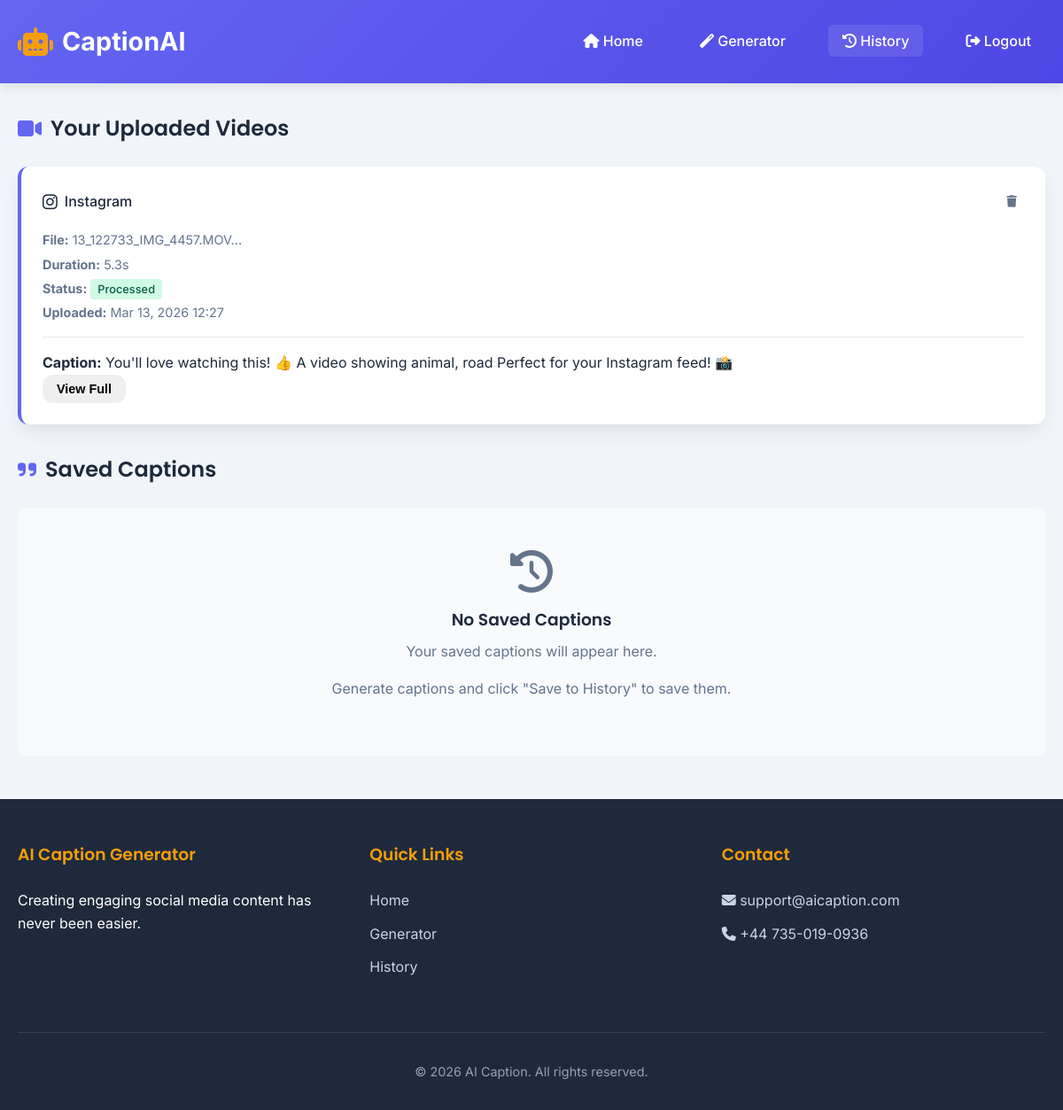
Page /history/ (signed in) on the committed database.
### captionapp/models.py (models this page shows, shortened)
class VideoUpload(models.Model):
    PLATFORM_CHOICES = [
        ('instagram', 'Instagram'),
        ('facebook', 'Facebook'),
        ('twitter', 'Twitter'),
        ('linkedin', 'LinkedIn'),
        ('tiktok', 'TikTok'),
        ('youtube', 'YouTube Shorts'),
    ]
    TONE_CHOICES = [
        ('friendly', 'Friendly'),
        ('professional', 'Professional'),
        ('funny', 'Funny'),
        ('inspirational', 'Inspirational'),
        ('casual', 'Casual'),
        ('educational', 'Educational'),
        ('dramatic', 'Dramatic'),
    ]
    STATUS_CHOICES = [
        ('uploaded', 'Uploaded'),
        ('processing', 'Processing'),
        ('processed', 'Processed'),
        ('failed', 'Failed'),
    ]
    user = models.ForeignKey(User, on_delete=models.CASCADE, related_name='videos')
    video_file = models.FileField(upload_to=user_video_path)
    platform = models.CharField(max_length=20, choices=PLATFORM_CHOICES, default='instagram')
    tone = models.CharField(max_length=20, choices=TONE_CHOICES, default='friendly')
    keywords = models.CharField(max_length=500, blank=True)
    detected_objects = models.JSONField(default=list, blank=True, null=True)
    audio_transcript = models.TextField(blank=True)
    video_description = models.TextField(blank=True)
    generated_caption = models.TextField(blank=True)
    suggested_hashtags = models.JSONField(default=list, blank=True, null=True)
    status = models.CharField(max_length=20, choices=STATUS_CHOICES, default='uploaded')
    processing_started = models.DateTimeField(null=True, blank=True)
    processing_completed = models.DateTimeField(null=True, blank=True)
    duration = models.FloatField(default=0)  # in seconds
    file_size = models.BigIntegerField(default=0)  # in bytes
    created_at = models.DateTimeField(auto_now_add=True)
    class Meta:
        ordering = ['-created_at']

### captionapp/views.py (the view)
# urls.py: path('history/', views.history_view, name='history'),
@login_required
def history_view(request):
    try:
        captions = CaptionHistory.objects.filter(user=request.user).select_related('video')
        videos = VideoUpload.objects.filter(user=request.user).order_by('-created_at')
        return render(request, 'history.html', {
            'captions': captions,
            'videos': videos
        })
    except Exception as e:
        logger.error(f"History view error: {e}")
        messages.error(request, 'Error loading history. Please try again.')
        return redirect('generator')

### templates/history.html (shortened to what this page needs)
{% extends 'base.html' %}
{% load static %}
{% block content %}
<header>
    <div class="container">
        <div class="header-content">
            <div class="logo">
                <i class="fas fa-robot"></i>
                <span>CaptionAI</span>
            </div>
            <nav>
                <ul>
                    <li><a href="{% url 'index' %}"><i class="fas fa-home"></i> Home</a></li>
                    <li><a href="{% url 'generator' %}"><i class="fas fa-magic"></i> Generator</a></li>
                    <li><a href="{% url 'history' %}" class="active"><i class="fas fa-history"></i> History</a></li>
                    <li><a href="{% url 'logout' %}"><i class="fas fa-sign-out-alt"></i> Logout</a></li>
                </ul>
            </nav>
        </div>
    </div>
</header>
<main class="container">
    <div class="history-container">
        <section class="videos-section">
            <h2 class="section-title">
                <i class="fas fa-video"></i>
                <span>Your Uploaded Videos</span>
            </h2>
            {% if videos %}
            <div class="videos-grid">
                {% for video in videos %}
                <div class="video-card">
                    <div class="video-card-header">
                        <div class="video-platform">
                            <i class="fab fa-{{ video.platform }}"></i>
                            <span>{{ video.get_platform_display }}</span>
                        </div>
                        <div class="video-actions">
                            <button class="video-action delete-video" data-id="{{ video.id }}" title="Delete">
                                <i class="fas fa-trash"></i>
                            </button>
                        </div>
                    </div>
                    <div class="video-info">
                        <p><strong>File:</strong> {{ video.video_file.name|slice:"20:" }}...</p>
                        <p><strong>Duration:</strong> {{ video.duration|floatformat:1 }}s</p>
                        <p><strong>Status:</strong>
                            <span class="status-badge status-{{ video.status }}">
                                {{ video.get_status_display }}
                            </span>
                        </p>
                        <p><strong>Uploaded:</strong> {{ video.created_at|date:"M d, Y H:i" }}</p>
                    </div>
                    {% if video.status == 'processed' %}
                    <div class="video-results">
                        <p><strong>Caption:</strong> {{ video.generated_caption|truncatechars:100 }}</p>
                        <button class="btn btn-small view-caption" data-caption="{{ video.generated_caption }}" data-hashtags="{{ video.suggested_hashtags|join:', ' }}">
                            View Full
                        </button>
                    </div>
                    {% endif %}
                </div>
                {% endfor %}
            </div>
            {% endif %}
        </section>
        <section class="captions-section">
            <h2 class="section-title">
                <i class="fas fa-quote-right"></i>
                <span>Saved Captions</span>
            </h2>
            {% if captions %}
            <div class="captions-list">
                {% for caption in captions %}
                <div class="caption-card" data-id="{{ caption.id }}">
                    <div class="caption-header">
                        <div class="caption-platform">
                            <i class="fab fa-{{ caption.platform }}"></i>
                            <span>{{ caption.platform|title }}</span>
                            <span class="caption-tone">{{ caption.tone|title }}</span>
                        </div>
                        <div class="caption-actions">
                            <button class="caption-action copy-caption" title="Copy">
                                <i class="fas fa-copy"></i>
                            </button>
                            <button class="caption-action delete-caption" title="Delete">
                                <i class="fas fa-trash"></i>
                            </button>
                        </div>
                    </div>
                    <div class="caption-content">
                        <p>{{ caption.caption_text|truncatechars:200 }}</p>
                    </div>
                    <div class="caption-meta">
                        <span><i class="fas fa-clock"></i> {{ caption.used_at|date:"M d, Y H:i" }}</span>
                        {% if caption.video %}
                        <span><i class="fas fa-video"></i> {{ caption.video.video_file.name|slice:"20:" }}...</span>
                        {% endif %}
                    </div>
                </div>
                {% endfor %}
            </div>
            {% else %}
            <div class="empty-state">
                <i class="fas fa-history fa-3x"></i>
                <h3>No Saved Captions</h3>
                <p>Your saved captions will appear here.</p>
                <p>Generate captions and click "Save to History" to save them.</p>
            </div>
            {% endif %}
        </section>
    </div>
</main>
{% endblock %}

### static/css/style.css (style rules this page uses)
:root { --primary: #6366f1; --primary-dark: #4f46e5; --secondary: #f59e0b; --light: #f8fafc; --dark: #1e293b; --gray: #64748b; --success: #10b981; --danger: #ef4444; --card-bg: #ffffff; --shadow: 0 10px 25px -5px rgba(0, 0, 0, 0.1); --radius: 12px; --transition: all 0.3s ease; }
* { margin: 0; padding: 0; box-sizing: border-box; }
body { font-family: 'Inter', sans-serif; color: var(--dark); background-color: #f1f5f9; line-height: 1.6; }
h1, h2, h3, h4 { font-family: 'Poppins', sans-serif; font-weight: 600; }
.container { max-width: 1200px; margin: 0 auto; padding: 0 20px; }
header { background: linear-gradient(135deg, var(--primary) 0%, var(--primary-dark) 100%); color: white; padding: 1.5rem 0; box-shadow: 0 4px 12px rgba(0, 0, 0, 0.1); }
.header-content { display: flex; justify-content: space-between; align-items: center; }
.logo { display: flex; align-items: center; gap: 10px; font-size: 1.8rem; font-weight: 700; }
.logo i { font-size: 2rem; color: var(--secondary); }
nav ul { display: flex; list-style: none; gap: 2rem; }
nav a { color: white; text-decoration: none; font-weight: 500; transition: var(--transition); padding: 0.5rem 1rem; border-radius: 6px; }
nav a:hover, nav a.active { background-color: rgba(255, 255, 255, 0.1); }
.btn { padding: 0.75rem 2rem; border-radius: var(--radius); font-weight: 600; text-decoration: none; display: inline-flex; align-items: center; gap: 0.5rem; transition: var(--transition); border: none; cursor: pointer; }
.section-title { display: flex; align-items: center; gap: 10px; margin-bottom: 1.5rem; color: var(--dark); }
.section-title i { color: var(--primary); }
.empty-state { text-align: center; padding: 4rem 2rem; }
.empty-state i { color: var(--gray); margin-bottom: 1rem; }
.empty-state h3 { margin-bottom: 0.5rem; }
.empty-state p { color: var(--gray); margin-bottom: 2rem; }

### templates/history.html (style rules this page uses)
.history-container { display: grid; gap: 2rem; margin: 2rem 0; }
.videos-grid, .captions-list { display: grid; gap: 1rem; margin-top: 1rem; }
.video-card, .caption-card { background: white; border-radius: var(--radius); padding: 1.5rem; box-shadow: var(--shadow); border-left: 4px solid var(--primary); }
.video-card-header, .caption-header { display: flex; justify-content: space-between; align-items: center; margin-bottom: 1rem; }
.video-platform, .caption-platform { display: flex; align-items: center; gap: 0.5rem; font-weight: 500; }
.video-platform i, .caption-platform i { font-size: 1.2rem; }
.video-actions, .caption-actions { display: flex; gap: 0.5rem; }
.video-action, .caption-action { background: none; border: none; cursor: pointer; color: var(--gray); transition: var(--transition); padding: 0.5rem; border-radius: 4px; }
.video-info p, .caption-meta span { margin: 0.25rem 0; font-size: 0.9rem; color: var(--gray); }
.status-badge { padding: 0.25rem 0.5rem; border-radius: 4px; font-size: 0.8rem; font-weight: 500; }
.status-processed { background: #d1fae5; color: #065f46; }
.video-results { margin-top: 1rem; padding-top: 1rem; border-top: 1px solid #e2e8f0; }
.btn-small { padding: 0.5rem 1rem; font-size: 0.9rem; }
.empty-state { text-align: center; padding: 3rem 1rem; background: #f8fafc; border-radius: var(--radius); }
.empty-state i { color: var(--gray); margin-bottom: 1rem; }
.empty-state h3 { margin-bottom: 0.5rem; }
.empty-state p { color: var(--gray); margin-bottom: 1rem; }

### rows in the picture
VideoUpload: platform "Instagram", video_file.name "13_122733_IMG_4457.MOV", duration "5.3", status "Processed", created_at "Mar 13, 2026 12:27", generated_caption "You'll love watching this! 👍 A video showing animal, road Perfect for your Instagram feed! 📸"
